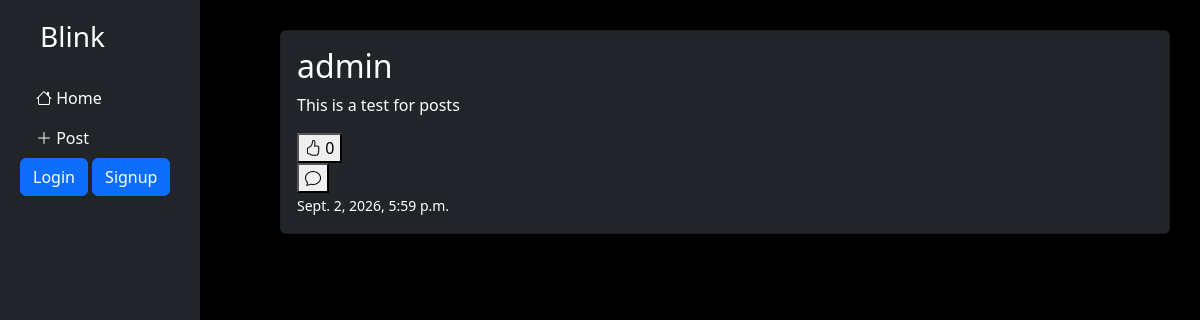
The app's page /, older data.
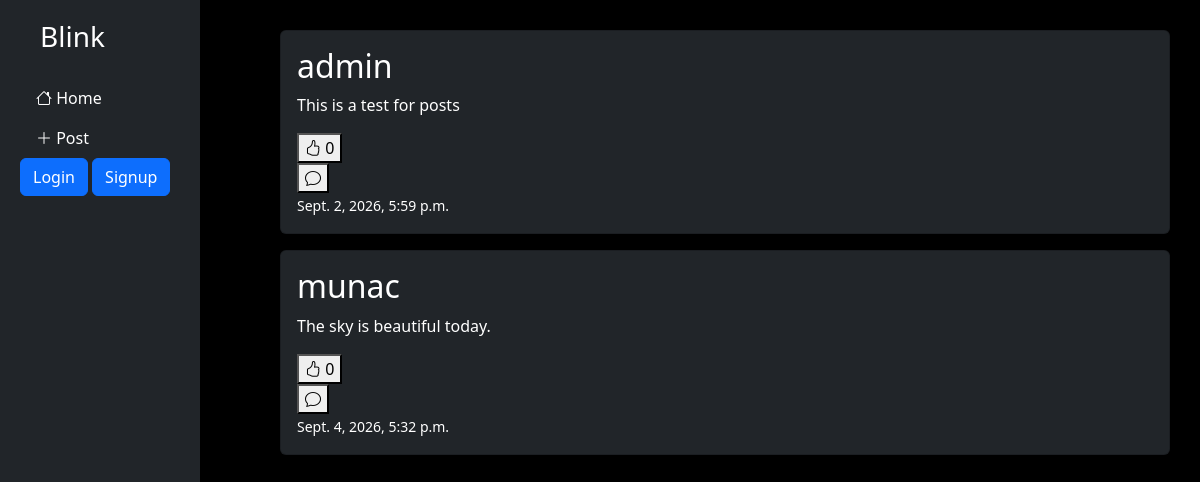
The same page, newer data.
### posts/models.py (models this page shows, shortened)
class Post(models.Model):
    author = models.ForeignKey(
        get_user_model(),
        on_delete=models.CASCADE,
    )
    content = models.TextField(max_length=200)
    date = models.DateTimeField(auto_now_add=True)

### users/models.py (models this page shows)
class CustomUser(AbstractUser):
    age = models.PositiveIntegerField(null=True, blank=True)
    bio = models.TextField(max_length=500, blank=True)
    profile_picture = models.ImageField(
        upload_to='profile_pictures/',
        blank=True,
        null=True
    )
    background_picture = models.ImageField(
        upload_to='background_pictures/',
        blank=True,
        null=True
    )

### posts/views.py (the view)
# urls.py: path('', PostView.as_view(), name='home'),
class PostView(ListView):
    model = Post
    template_name = 'post/post_list.html'
    context_object_name = 'posts'

### templates/post/post_list.html (shortened to what this page needs)
{% extends 'base.html' %}
{%block content %}
{% for post in posts %}
<a class="text-white text-decoration-none" href="{% url 'post_detail' post.pk %}">
    <div class="card bg-dark text-white mb-3">
        <div class="card-body">
            <a class="nav-link text-grey text-decoration-none" href="{% url 'profile' post.author.pk %}">
                <h2>{{ post.author }}</h2>
            </a>
            <a class="text-white text-decoration-none" href="{% url 'post_detail' post.pk %}">
                <p>{{ post.content }}</p>
                <form action="{% url 'like_post' post.pk %}" method='post'>
                    <button type="submit">
                        <i class="bi bi-hand-thumbs-up"></i> {{ post.likes.count }}
                    </button>
                </form>
                <form action="{% url 'add_comment' post.pk %}" method="post">
                    <button type="submit">
                        <i class="bi bi-chat"></i>
                    </button>
                </form>
                <small>{{ post.date }}</small>
            </a>
        </div>
    </div>
</a>
{% endfor %}
{% endblock content %}

Row changes from the older to the newer data that the page shows:
added Post: author "munac", content "The sky is beautiful today.", likes.count "0", date "Sept. 4, 2026, 5:32 p.m."
